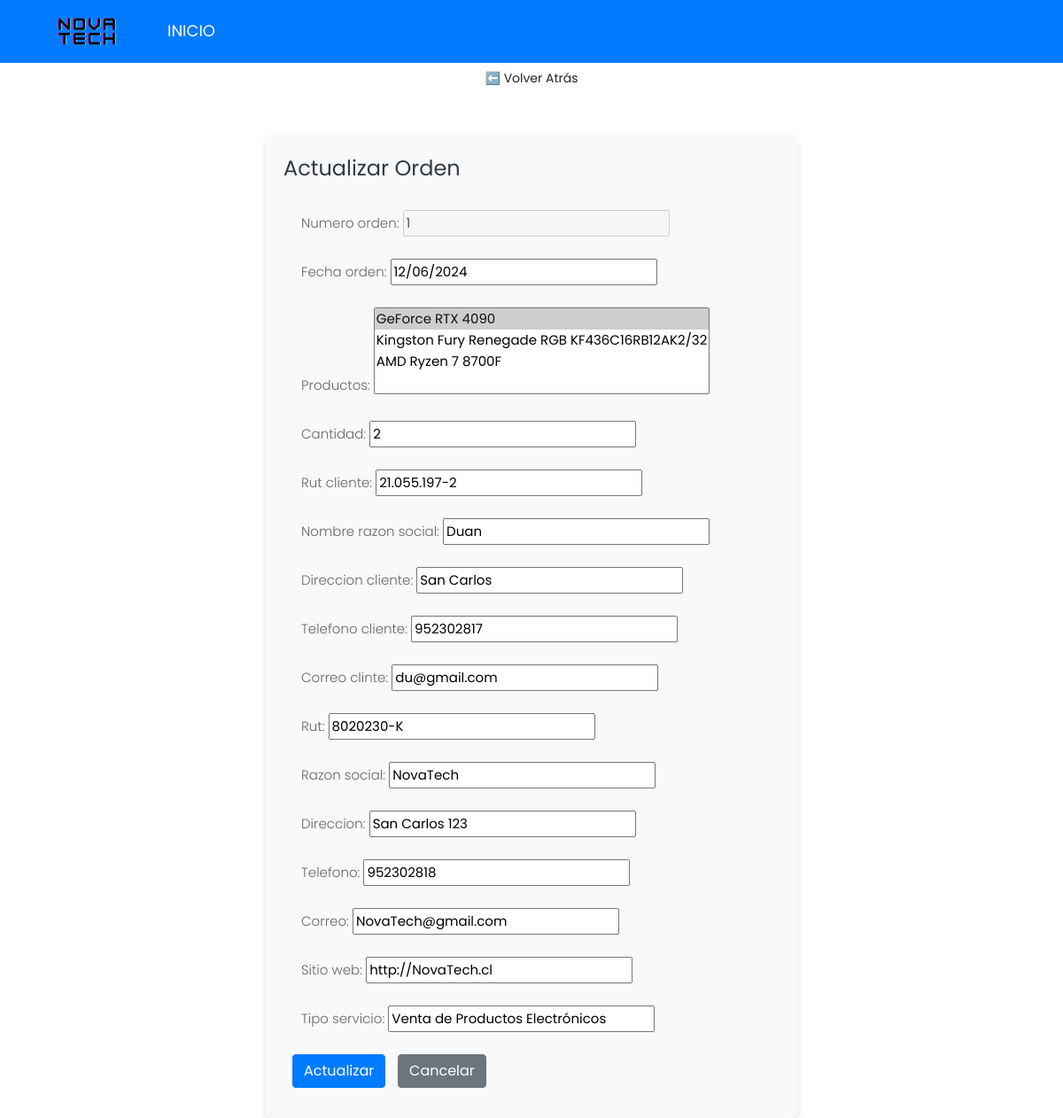
Page /actualizar_orden/11/ (signed in) on the earlier database version.
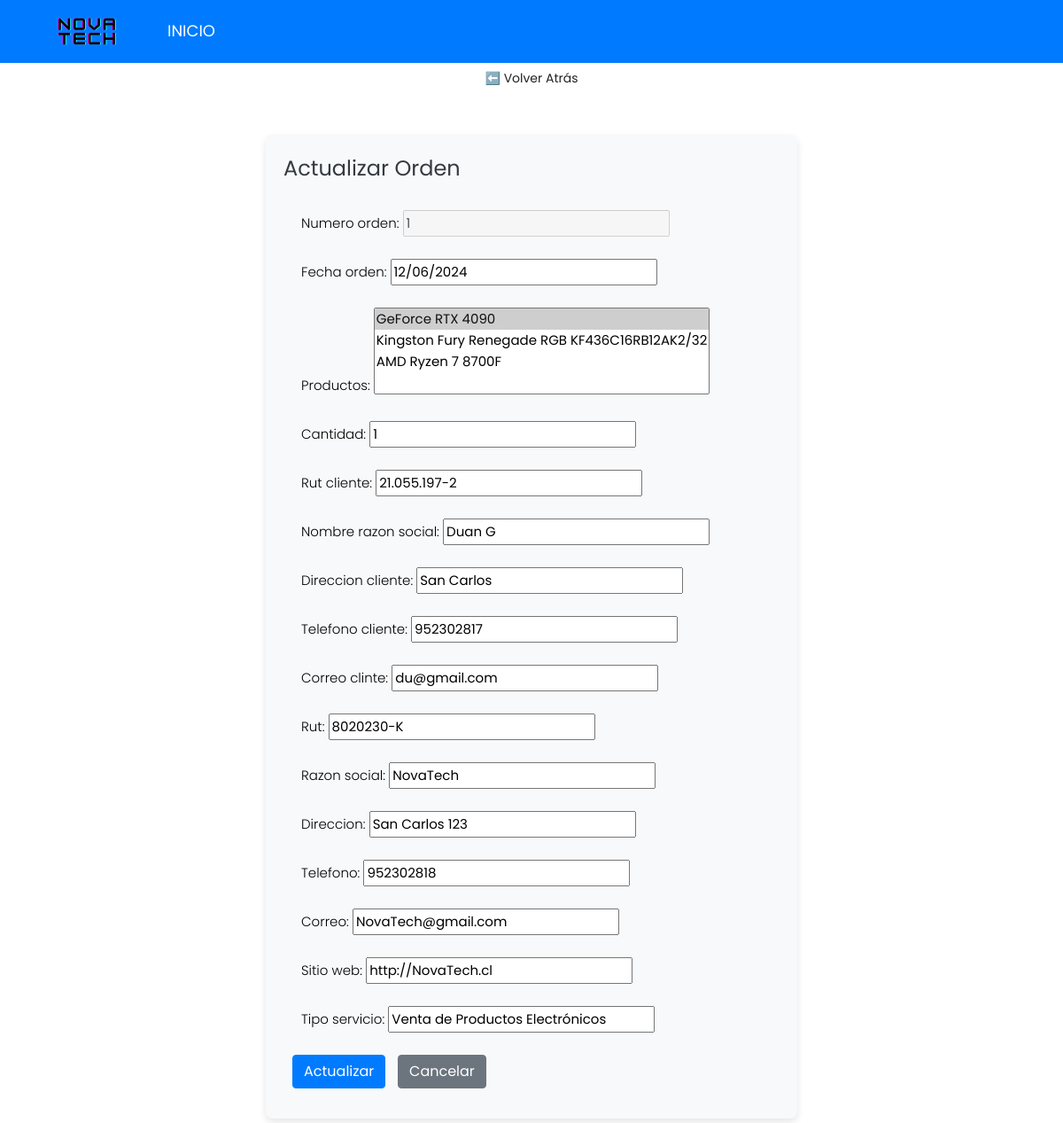
Same page on the later database version.
### core/models.py (models this page shows, shortened)
class Orden(models.Model):
    numero_orden = models.CharField(max_length=10)
    fecha_orden = models.CharField(max_length=10)
    productos = models.ManyToManyField('Producto')  # Cambiado a ManyToManyField
    cantidad = models.IntegerField(validators=[MinValueValidator(1)])
    rut_cliente = models.CharField(max_length=12)
    nombre_razon_social = models.CharField(max_length=100)
    direccion_cliente = models.CharField(max_length=200)
    telefono_cliente = models.CharField(max_length=15,blank=True, null=False)
    correo_clinte = models.EmailField()
    rut = models.CharField(max_length=12)
    razon_social = models.CharField(max_length=100)
    direccion = models.CharField(max_length=200)
    telefono = models.CharField(max_length=15,blank=True, null=False)
    correo = models.EmailField()
    sitio_web = models.URLField(blank=True, null=False)
    tipo_servicio = models.CharField(max_length=100, blank=True, null=True)

### core/views.py (the view)
# urls.py: path('actualizar_orden/<int:orden_id>/', views.actualizar_orden, name='actualizar_orden'),
@login_required
def actualizar_orden(request, orden_id):
    orden = get_object_or_404(Orden, id=orden_id)
    if request.method == 'POST':
        form = OrdenFormActualizar(request.POST, instance=orden)
        if form.is_valid():
            form.save()
            estado, created = Estado.objects.get_or_create(orden=orden)
            estado.nombre = 'Rectificada'
            estado.save()
            return redirect('ordenlista')  # Redirigir a la lista de órdenes después de actualizar
    else:
        form = OrdenFormActualizar(instance=orden)
    return render(request, 'core/actualizar_orden.html', {'form': form})

### core/forms.py
class OrdenFormActualizar(forms.ModelForm):
    class Meta:
        model = Orden
        fields = '__all__'  # Incluir todos los campos del modelo
    def __init__(self, *args, **kwargs):
        super().__init__(*args, **kwargs)
        self.fields['numero_orden'].disabled = True  # Hacer el campo numero_orden no editable

### core/models.py (called while the page is built)
    def __str__(self):
        return self.nombre_producto

### core/templates/core/actualizar_orden.html (shortened to what this page needs)
{% load static %}
{% block css %}
<!DOCTYPE html>
<html lang="en">
<head>
    <link rel="stylesheet" type="text/css" href="{% static 'core/css/bootstrap.min.css' %}">
    <link rel="stylesheet" type="text/css" href="{% static 'core/css/style.css' %}">
    <link rel="stylesheet" href="{% static 'core/css/responsive.css' %}">
    <link rel="stylesheet" href="{% static 'core/css/jquery.mCustomScrollbar.min.css' %}">
    <link rel="stylesheet" href="https://netdna.bootstrapcdn.com/font-awesome/4.0.3/css/font-awesome.css">
    <link rel="stylesheet" href="{% static 'core/css/owl.carousel.min.css' %}">
    <link rel="stylesheet" href="{% static 'core/css/owl.theme.default.min.css' %}">
    <link rel="stylesheet" href="https://cdnjs.cloudflare.com/ajax/libs/fancybox/2.1.5/jquery.fancybox.min.css"
        media="screen">
</head>
<body>
    <nav class="navbar navbar-expand-lg fixed-top bg-primary navbar-light">
        <div class="container">
            <a class="navbar-brand" href="#">
                <img id="NovaTech-logo" src="{% static 'core/img/NOVATECH.png' %}" alt="MDB Logo" draggable="false"
                    height="30">
            </a>
            <div class="collapse navbar-collapse" id="navbarSupportedContent">
                <ul class="navbar-nav ms-auto align-items-center">
                    <li class="nav-item ms-3">
                        <a class="nav-link mx-1" href="{% url 'index' %}">Inicio</a>
                    </li>
                </ul>
            </div>
        </div>
    </nav>
</body>
</html>
<center><a href="{% url 'index' %}" class="back-button">⬅️ Volver Atrás</a></center>
{% endblock %}
{% block contenido %}
<div class="form-container">
    <h1 class="form-title">Actualizar Orden</h1>
    <form id="actualizar-form" method="post" enctype="multipart/form-data"
        onsubmit="event.preventDefault(); confirmUpdate();">
        {{ form.as_p }}
        <button type="submit" class="btn btn-primary">Actualizar</button>
        <a href="{% url 'ordenlista' %}" class="btn btn-secondary">Cancelar</a>
    </form>
</div>
{% endblock %}

Differences in the rows shown:
changed Orden "San Carlos": cantidad "2" → "1"; nombre_razon_social "Duan" → "Duan G"
